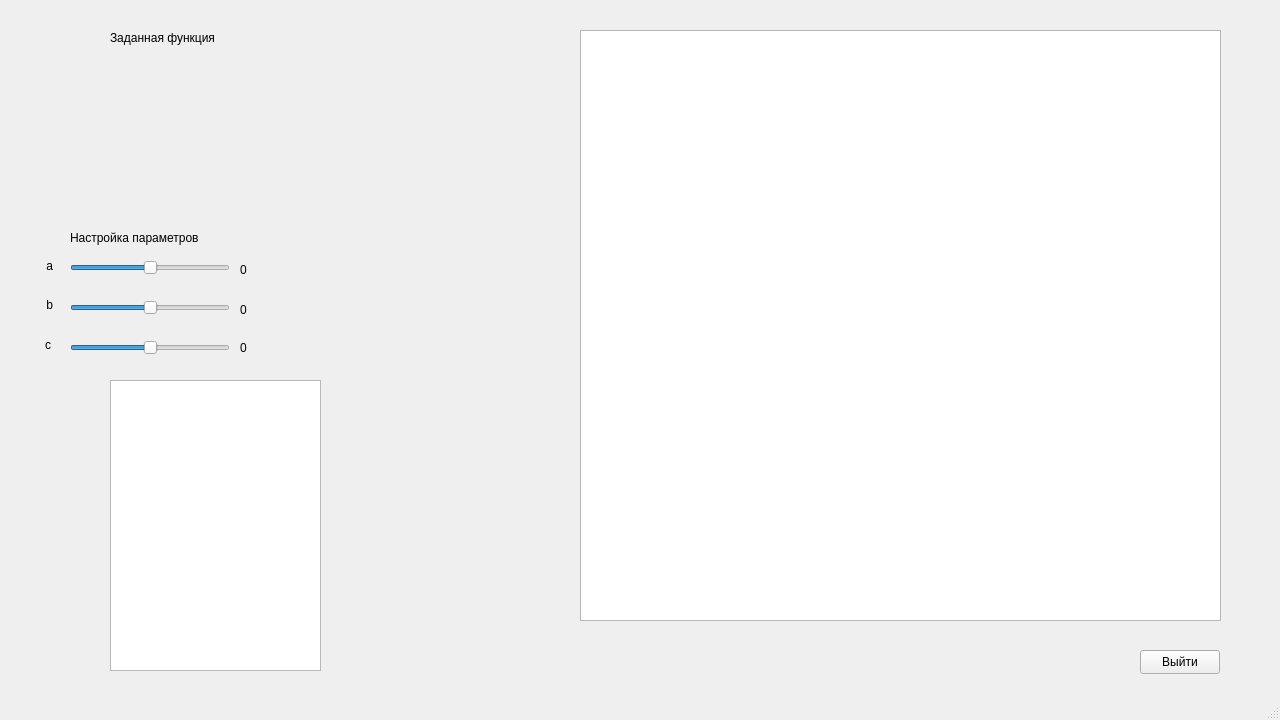
<?xml version="1.0" encoding="UTF-8"?>
<ui version="4.0">
 <class>MainWindow</class>
 <widget class="QMainWindow" name="MainWindow">
  <property name="geometry">
   <rect>
    <x>0</x>
    <y>0</y>
    <width>1280</width>
    <height>720</height>
   </rect>
  </property>
  <property name="windowTitle">
   <string>MainWindow</string>
  </property>
  <widget class="QWidget" name="centralwidget">
   <widget class="QSlider" name="horizontalSlider">
    <property name="geometry">
     <rect>
      <x>70</x>
      <y>260</y>
      <width>160</width>
      <height>16</height>
     </rect>
    </property>
    <property name="minimum">
     <number>-100</number>
    </property>
    <property name="maximum">
     <number>100</number>
    </property>
    <property name="orientation">
     <enum>Qt::Orientation::Horizontal</enum>
    </property>
   </widget>
   <widget class="QSlider" name="horizontalSlider_2">
    <property name="geometry">
     <rect>
      <x>70</x>
      <y>300</y>
      <width>160</width>
      <height>16</height>
     </rect>
    </property>
    <property name="minimum">
     <number>-100</number>
    </property>
    <property name="maximum">
     <number>100</number>
    </property>
    <property name="orientation">
     <enum>Qt::Orientation::Horizontal</enum>
    </property>
   </widget>
   <widget class="QSlider" name="horizontalSlider_3">
    <property name="geometry">
     <rect>
      <x>70</x>
      <y>340</y>
      <width>160</width>
      <height>16</height>
     </rect>
    </property>
    <property name="minimum">
     <number>-100</number>
    </property>
    <property name="maximum">
     <number>100</number>
    </property>
    <property name="orientation">
     <enum>Qt::Orientation::Horizontal</enum>
    </property>
   </widget>
   <widget class="QGraphicsView" name="graphicsView">
    <property name="geometry">
     <rect>
      <x>580</x>
      <y>30</y>
      <width>641</width>
      <height>591</height>
     </rect>
    </property>
   </widget>
   <widget class="QLabel" name="label">
    <property name="geometry">
     <rect>
      <x>10</x>
      <y>30</y>
      <width>521</width>
      <height>211</height>
     </rect>
    </property>
    <property name="text">
     <string/>
    </property>
    <property name="pixmap">
     <pixmap resource="Images.qrc">:/image/func.png</pixmap>
    </property>
   </widget>
   <widget class="QLabel" name="label_2">
    <property name="geometry">
     <rect>
      <x>110</x>
      <y>30</y>
      <width>151</width>
      <height>16</height>
     </rect>
    </property>
    <property name="text">
     <string>Заданная функция</string>
    </property>
   </widget>
   <widget class="QLabel" name="label_3">
    <property name="geometry">
     <rect>
      <x>70</x>
      <y>230</y>
      <width>181</width>
      <height>16</height>
     </rect>
    </property>
    <property name="text">
     <string>Настройка параметров</string>
    </property>
   </widget>
   <widget class="QTableWidget" name="tableWidget">
    <property name="geometry">
     <rect>
      <x>110</x>
      <y>380</y>
      <width>211</width>
      <height>291</height>
     </rect>
    </property>
   </widget>
   <widget class="QPushButton" name="logoutBtn">
    <property name="geometry">
     <rect>
      <x>1140</x>
      <y>650</y>
      <width>80</width>
      <height>24</height>
     </rect>
    </property>
    <property name="text">
     <string>Выйти</string>
    </property>
   </widget>
   <widget class="QLabel" name="label_4">
    <property name="geometry">
     <rect>
      <x>-10</x>
      <y>256</y>
      <width>63</width>
      <height>20</height>
     </rect>
    </property>
    <property name="text">
     <string>a</string>
    </property>
    <property name="alignment">
     <set>Qt::AlignmentFlag::AlignRight|Qt::AlignmentFlag::AlignTrailing|Qt::AlignmentFlag::AlignVCenter</set>
    </property>
   </widget>
   <widget class="QLabel" name="label_5">
    <property name="geometry">
     <rect>
      <x>-10</x>
      <y>295</y>
      <width>63</width>
      <height>20</height>
     </rect>
    </property>
    <property name="text">
     <string>b</string>
    </property>
    <property name="alignment">
     <set>Qt::AlignmentFlag::AlignRight|Qt::AlignmentFlag::AlignTrailing|Qt::AlignmentFlag::AlignVCenter</set>
    </property>
   </widget>
   <widget class="QLabel" name="label_6">
    <property name="geometry">
     <rect>
      <x>-12</x>
      <y>335</y>
      <width>63</width>
      <height>20</height>
     </rect>
    </property>
    <property name="text">
     <string>c</string>
    </property>
    <property name="alignment">
     <set>Qt::AlignmentFlag::AlignRight|Qt::AlignmentFlag::AlignTrailing|Qt::AlignmentFlag::AlignVCenter</set>
    </property>
   </widget>
   <widget class="QLabel" name="c_argument_label">
    <property name="geometry">
     <rect>
      <x>240</x>
      <y>338</y>
      <width>63</width>
      <height>20</height>
     </rect>
    </property>
    <property name="text">
     <string>0</string>
    </property>
    <property name="alignment">
     <set>Qt::AlignmentFlag::AlignLeading|Qt::AlignmentFlag::AlignLeft|Qt::AlignmentFlag::AlignVCenter</set>
    </property>
   </widget>
   <widget class="QLabel" name="b_argument_label">
    <property name="geometry">
     <rect>
      <x>240</x>
      <y>300</y>
      <width>63</width>
      <height>20</height>
     </rect>
    </property>
    <property name="text">
     <string>0</string>
    </property>
    <property name="alignment">
     <set>Qt::AlignmentFlag::AlignLeading|Qt::AlignmentFlag::AlignLeft|Qt::AlignmentFlag::AlignVCenter</set>
    </property>
   </widget>
   <widget class="QLabel" name="a_argument_label">
    <property name="geometry">
     <rect>
      <x>240</x>
      <y>260</y>
      <width>63</width>
      <height>20</height>
     </rect>
    </property>
    <property name="text">
     <string>0</string>
    </property>
    <property name="alignment">
     <set>Qt::AlignmentFlag::AlignLeading|Qt::AlignmentFlag::AlignLeft|Qt::AlignmentFlag::AlignVCenter</set>
    </property>
   </widget>
  </widget>
  <widget class="QMenuBar" name="menubar">
   <property name="geometry">
    <rect>
     <x>0</x>
     <y>0</y>
     <width>1280</width>
     <height>25</height>
    </rect>
   </property>
  </widget>
  <widget class="QStatusBar" name="statusbar"/>
 </widget>
 <resources>
  <include location="Images.qrc"/>
 </resources>
 <connections/>
</ui>
